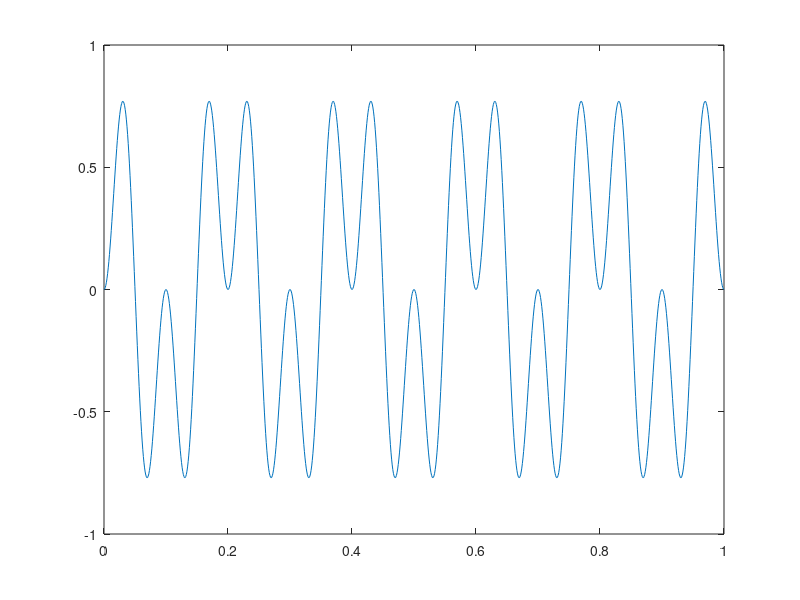

Recreate this plot in MATLAB.
t = linspace(0, 1, 1024);
y = sin(2*pi*t*5);


Area = 0;

for i=1:1024
    Area = Area + y(i);
end

disp(Area)
plot(t, sin(2*pi*t*5))

%%
freq = 5;
t = linspace(0, 1, 1025);
dt = 1/1024;

y1 = sin(2*pi*freq*t);
y2 = sin(2*2*pi*freq*t);

y = y1.*y2;

plot(t, y1.*y2)

Area = 0;
for i = 1:1024
    Area = Area + y(i)*dt;
end

disp(Area)
